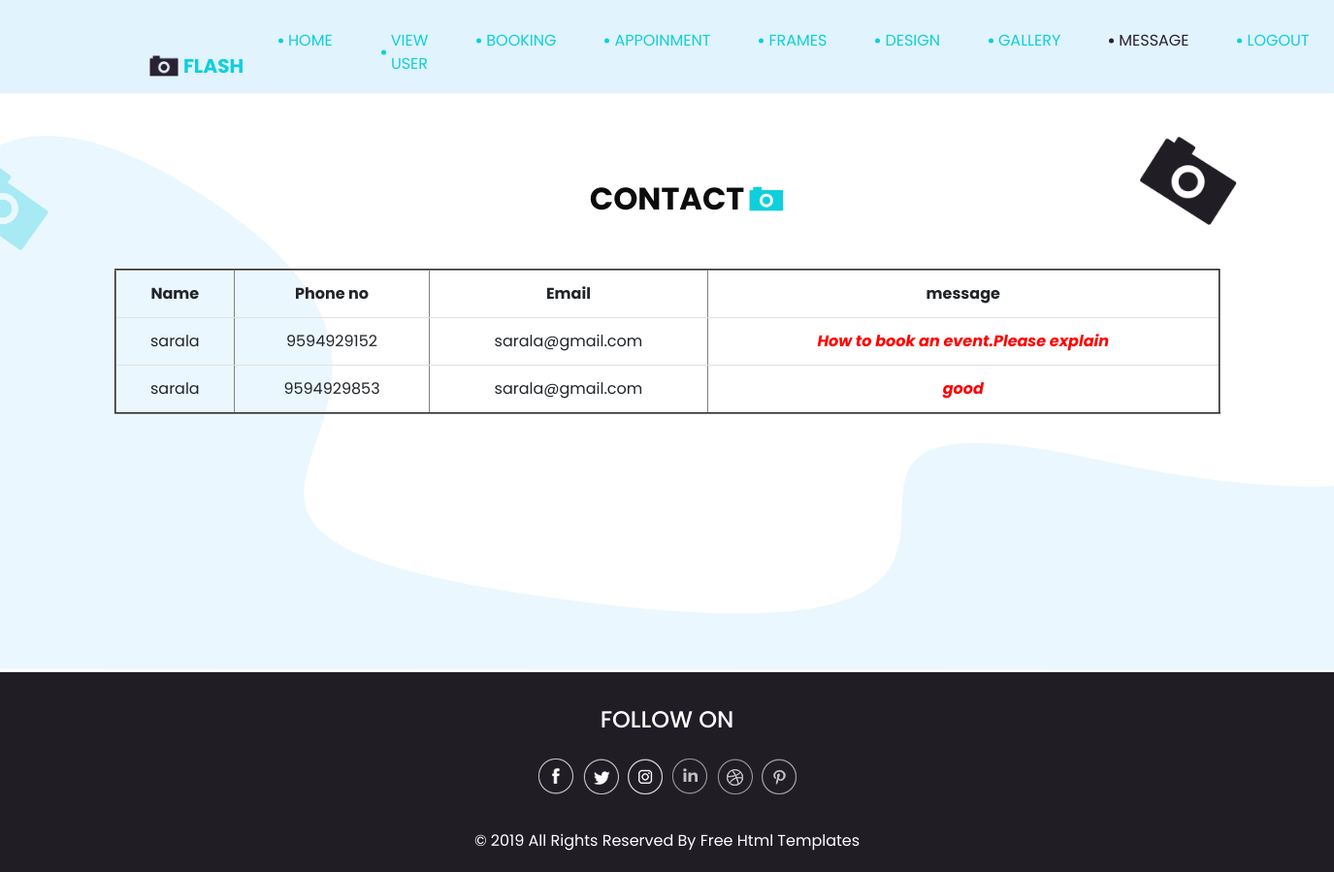
Screenshot of /admin_contact with the database file from the repository.
### studio_app/models.py (models this page shows)
class contact(models.Model):
    name=models.CharField(max_length=20)
    phone=models.IntegerField()
    email=models.CharField(max_length=20)
    message=models.CharField(max_length=20)

### studio_app/views.py (the view)
# urls.py: path('admin_contact', views.admin_contact),
def admin_contact(req):
    data=contact.objects.all()
    return render(req,'admin_contact.html',{'data':data})

### template/admin_contact.html (shortened to what this page needs)
<!DOCTYPE html>
<html xmlns="http://www.w3.org/1999/html" xmlns="http://www.w3.org/1999/html">
<head>
  {% load static %}
  <link rel="stylesheet" type="text/css" href="{% static 'css/bootstrap.css' %}" />
  <link href="{% static 'css/style.css' %}" rel="stylesheet" />
  <link href="{% static 'css/responsive.css' %}" rel="stylesheet" />
</head>
<body class="sub_page">
  <div class="hero_area">
    <header class="header_section">
      <div class="container-fluid">
        <div class="row">
          <div class="col-lg-11 offset-lg-1">
            <nav class="navbar navbar-expand-lg custom_nav-container ">
              <a class="navbar-brand" href="admin_index.html">
                <img src="{% static 'images/logo.png' %}" alt="">
                <span>
                  Flash
                </span>
              </a>
                <div class="collapse navbar-collapse" id="navbarSupportedContent">
                <div class="d-flex ml-auto flex-column flex-lg-row align-items-center">
                  <ul class="navbar-nav  ">
                   <li class="nav-item">
                      <a class="nav-link" href="admin_index">Home <span class="sr-only">(current)</span></a>
                    </li>
                   <li class="nav-item">
                      <a class="nav-link" href="admin_view_user">View User</a>
                    </li>
                      <li class="nav-item">
                      <a class="nav-link" href="admin_booking">Booking</a>
                    </li>
                     <li class="nav-item ">
                      <a class="nav-link" href="admin_appoinment">Appoinment</a>
                    </li>
                     <nav id="colorNav">
                        <li class="nav-item">
                            <a href="#" class="nav-link">Frames</a>
                        </li>
                   </nav>
                     <li class="nav-item">
                       <a class="nav-link" href="admin_design">Design</a></li>
                     <li class="nav-item">
                      <a class="nav-link" href="admin_gallery">Gallery</a></li>
                     <nav id="message">
                        <li class="nav-item active">
                            <a href="#" class="nav-link">Message</a>
                        </li>
                   </nav>
                    <li class="nav-item">
                      <a class="nav-link" href="logout">Logout</a>
                    </li>
                  </ul>
                </div>
              </div>
            </nav>
          </div>
        </div>
      </div>
    </header>
  </div>
  <section class="contact_section layout_padding">
    <div class="bg-img1">
      <img src="{% static 'images/bg-img-1.png' %}" alt="">
    </div>
    <div class="bg-img2">
      <img src="{% static 'images/bg-img-2.png' %}" alt="">
    </div>
    <div class="container">
      <div class="heading_container">
        <h2>
          Contact
        </h2>
      </div>
      <div class="">
        <div class="">
            <form action="" method="post" enctype="multipart/form-data">
              <div class="contact_form-container">
                <div>
                 <table class="table" border="2" style="text-align:center;">
                   <tr>
                     <th>Name</th>
                     <th>Phone no</th>
                     <th>Email</th>
                     <th>message</th>
                   </tr>
                 {% for i in data %}
                         <tr>
                           <td id="name">{{i.name}}</td>
                           <td>{{i.phone}}</td>
                           <td>{{i.email}}</td>
                           <td style="color:red;"><b><i>{{i.message}}</b></i></td>
                   {% endfor %}
                   </tr>
                 </table>
                </div>
              </div>
            </form>
          </div>
        </div>
      </div>
  </section>
  <section class="info_section ">
    <div class="container">
      <div class="info_container">
        <div class="info_social">
          <div class="d-flex justify-content-center">
            <h4 class="">
              Follow on
            </h4>
          </div>
          <div class="social_box">
            <a href="">
              <img src="{% static 'images/fb.png' %}" alt="">
            </a>
            <a href="">
              <img src="{% static 'images/twitter.png' %}" alt="">
            </a>
            <a href="">
              <img src="{% static 'images/instagram.png' %}" alt="">
            </a>
            <a href="">
              <img src="{% static 'images/linkedin.png' %}" alt="">
            </a>
            <a href="">
              <img src="{% static 'images/dribble.png' %}" alt="">
            </a>
            <a href="">
              <img src="{% static 'images/pinterest.png' %}" alt="">
            </a>
          </div>
        </div>
      </div>
    </div>
  </section>
  <section class="container-fluid footer_section">
    <div class="container">
      <p>
        &copy; 2019 All Rights Reserved By
        <a href="https://html.design/">Free Html Templates</a>
      </p>
    </div>
  </section>
</body>
</html>

### static/css/style.css (style rules this page uses)
body { font-family: 'Poppins', sans-serif; color: #0c0c0c; background-color: #ffffff; }
.layout_padding { padding: 90px 0; }
.heading_container { display: -webkit-box; display: -ms-flexbox; display: flex; -webkit-box-orient: vertical; -webkit-box-direction: normal; -ms-flex-direction: column; flex-direction: column; -webkit-box-align: center; -ms-flex-align: center; align-items: center; text-align: center; }
.heading_container h2 { position: relative; font-weight: bold; text-transform: uppercase; }
.heading_container h2::before { content: ""; position: absolute; width: 35px; height: 26px; top: 50%; right: -40px; -webkit-transform: translateY(-50%); transform: translateY(-50%); z-index: 1; background-image: url(../images/heading-img.png); background-repeat: no-repeat; }
.hero_area { height: 136vh; position: relative; background-image: url(../images/hero-bg.png); background-size: cover; }
.sub_page .hero_area { height: auto; background-image: none; background-color: #e1f3fd; }
.sub_page .hero_area::after { display: none; }
.header_section .container-fluid { padding-right: 25px; padding-left: 25px; }
.custom_nav-container .navbar-nav .nav-item .nav-link { margin: 10px 30px; padding: 0; color: #0fcfdc; text-align: center; position: relative; text-transform: uppercase; }
.custom_nav-container .navbar-nav .nav-item .nav-link::before { content: ""; width: 5px; height: 5px; position: absolute; top: 50%; left: -10px; -webkit-transform: translateY(-50%); transform: translateY(-50%); background-color: #0fcfdc; border-radius: 100%; }
.custom_nav-container .navbar-nav .nav-item.active .nav-link, .custom_nav-container .navbar-nav .nav-item:hover .nav-link { color: #2a2132; }
.custom_nav-container .navbar-nav .nav-item.active .nav-link::before, .custom_nav-container .navbar-nav .nav-item:hover .nav-link::before { background-color: #2a2132; }
a, a:hover, a:focus { text-decoration: none; }
.navbar-brand { display: -webkit-box; display: -ms-flexbox; display: flex; -webkit-box-align: center; -ms-flex-align: center; align-items: center; }
.navbar-brand img { width: 30px; margin-right: 5px; }
.navbar-brand span { font-size: 20px; font-weight: 700; color: #0fcfdc; text-transform: uppercase; }
.custom_nav-container { z-index: 99999; padding-top: 20px; -webkit-box-align: end; -ms-flex-align: end; align-items: flex-end; }
.navbar-expand-lg .navbar-collapse { -webkit-box-align: end; -ms-flex-align: end; align-items: flex-end; }
.contact_section { background-image: url(../images/contact-bg.png); background-repeat: no-repeat; background-position: left bottom; padding-bottom: 250px; position: relative; }
.contact_section .bg-img1 { width: 100px; position: absolute; top: 45px; right: 100px; }
.contact_section .bg-img1 img { width: 100%; }
.contact_section .bg-img2 { width: 50px; position: absolute; top: 75px; left: 0px; }
.contact_section .bg-img2 img { width: 100%; }
.contact_section .contact_form-container { margin-top: 45px; }
.info_section { background-color: #211d25; color: #ffffff; font-family: 'Poppins', sans-serif; }
.info_section .info_container { width: 75%; margin: 0 auto; }
.info_section .info_social { padding-top: 35px; display: -webkit-box; display: -ms-flexbox; display: flex; -webkit-box-orient: vertical; -webkit-box-direction: normal; -ms-flex-direction: column; flex-direction: column; -webkit-box-align: center; -ms-flex-align: center; align-items: center; }
.info_section .info_social h4 { text-transform: uppercase; }
.info_section .info_social .social_box { display: -webkit-box; display: -ms-flexbox; display: flex; margin: 15px auto; -webkit-box-align: center; -ms-flex-align: center; align-items: center; }
.info_section .info_social .social_box img { min-width: 10px; margin: 0 3px; }
.footer_section { background-color: #211d25; display: -webkit-box; display: -ms-flexbox; display: flex; -webkit-box-pack: center; -ms-flex-pack: center; justify-content: center; position: relative; font-family: 'Poppins', sans-serif; }
.footer_section p { color: #ffffff; margin: 0 auto; text-align: center; padding: 20px 0; width: 55%; }
.footer_section a { color: #ffffff; }

### static/css/responsive.css (style rules this page uses)
@media (min-width: 1200px) { .container { max-width: 1170px; } }

### rows the page displays
contact: name "sarala", phone "9594929152", email "sarala@gmail.com", message "How to book an event.Please explain"
contact: name "sarala", phone "9594929853", email "sarala@gmail.com", message "good"
